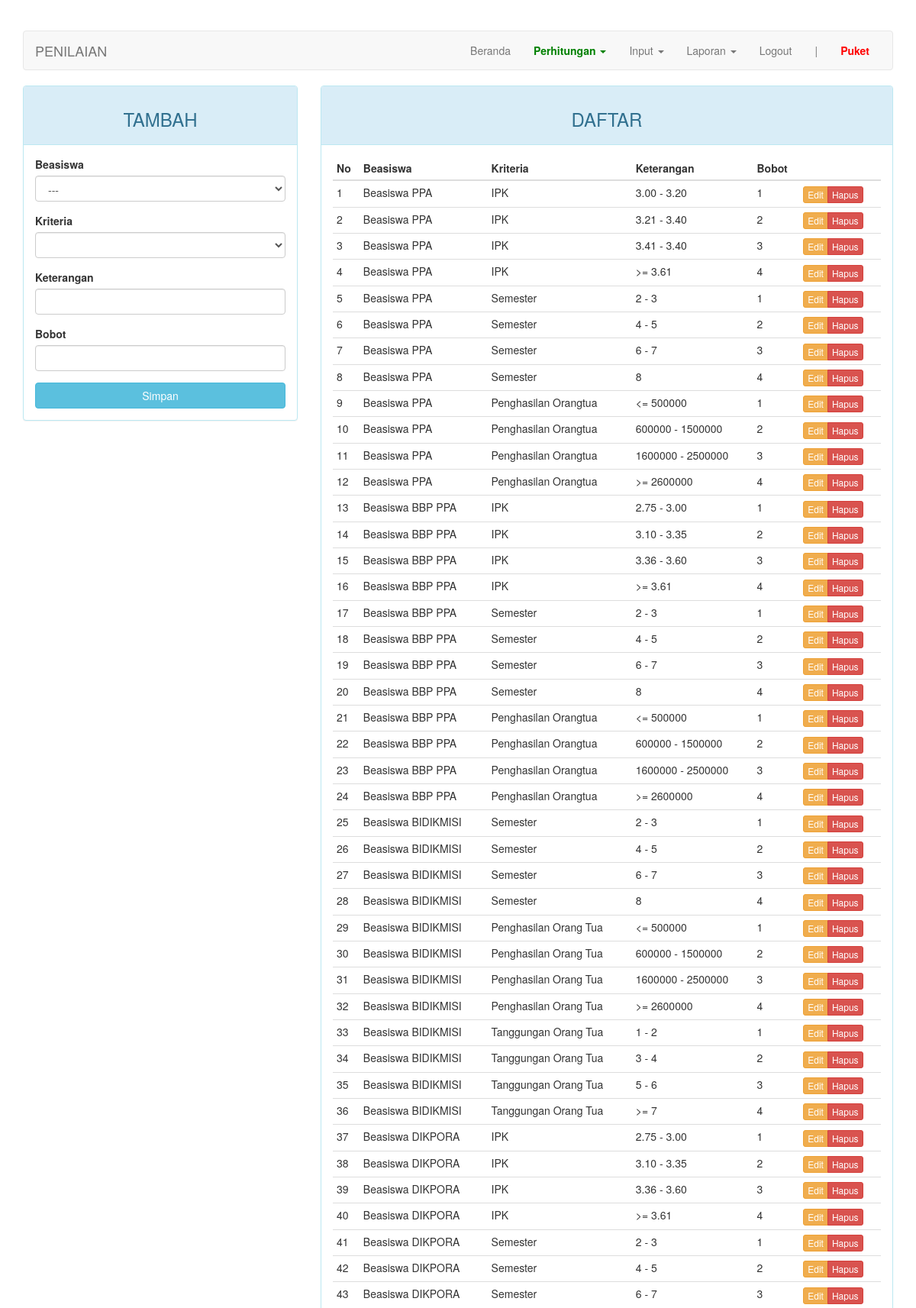
The app's page /index.php?page=penilaian (signed in, upper part) with its own data.
### tables this page shows
CREATE TABLE IF NOT EXISTS `penilaian` (
  `kd_penilaian` int(11) NOT NULL AUTO_INCREMENT,
  `kd_beasiswa` int(11) DEFAULT NULL,
  `kd_kriteria` int(11) NOT NULL,
  `keterangan` varchar(20) NOT NULL,
  `bobot` tinyint(1) DEFAULT NULL,
  PRIMARY KEY (`kd_penilaian`),
  KEY `fk_kriteria` (`kd_kriteria`),
  KEY `fk_beasiswa` (`kd_beasiswa`)
);

CREATE TABLE IF NOT EXISTS `beasiswa` (
  `kd_beasiswa` int(11) NOT NULL AUTO_INCREMENT,
  `nama` varchar(50) DEFAULT NULL,
  PRIMARY KEY (`kd_beasiswa`)
);

CREATE TABLE IF NOT EXISTS `kriteria` (
  `kd_kriteria` int(11) NOT NULL AUTO_INCREMENT,
  `kd_beasiswa` int(11) NOT NULL,
  `nama` varchar(50) DEFAULT NULL,
  `sifat` enum('min','max') DEFAULT NULL,
  PRIMARY KEY (`kd_kriteria`),
  KEY `kd_beasiswa` (`kd_beasiswa`),
  KEY `kd_beasiswa_2` (`kd_beasiswa`)
);

### page/penilaian.php (the view, shortened to what this page needs)
<?php
$update = (isset($_GET['action']) AND $_GET['action'] == 'update') ? true : false;
?>
<div class="row">
	<div class="col-md-4">
	    <div class="panel panel-<?= ($update) ? "warning" : "info" ?>">
	        <div class="panel-heading"><h3 class="text-center"><?= ($update) ? "EDIT" : "TAMBAH" ?></h3></div>
	        <div class="panel-body">
	            <form action="<?=$_SERVER['REQUEST_URI']?>" method="POST">
									<div class="form-group">
	                  <label for="kd_beasiswa">Beasiswa</label>
										<select class="form-control" name="kd_beasiswa" id="beasiswa">
											<option>---</option>
										</select>
									</div>
									<div class="form-group">
	                  <label for="kd_kriteria">Kriteria</label>
										<select class="form-control" name="kd_kriteria" id="kriteria">
										</select>
									</div>
	                <div class="form-group">
	                    <label for="keterangan">Keterangan</label>
	                    <input type="text" name="keterangan" class="form-control" <?= (!$update) ?: 'value="'.$row["keterangan"].'"' ?>>
	                </div>
	                <div class="form-group">
	                    <label for="bobot">Bobot</label>
	                    <input type="text" name="bobot" class="form-control" <?= (!$update) ?: 'value="'.$row["bobot"].'"' ?>>
	                </div>
	                <button type="submit" class="btn btn-<?= ($update) ? "warning" : "info" ?> btn-block">Simpan</button>
	            </form>
	        </div>
	    </div>
	</div>
	<div class="col-md-8">
	    <div class="panel panel-info">
	        <div class="panel-heading"><h3 class="text-center">DAFTAR</h3></div>
	        <div class="panel-body">
	            <table class="table table-condensed">
	                <thead>
	                    <tr>
	                        <th>No</th>
	                        <th>Beasiswa</th>
	                        <th>Kriteria</th>
	                        <th>Keterangan</th>
	                        <th>Bobot</th>
	                        <th></th>
	                    </tr>
	                </thead>
	                <tbody>
	                    <?php $no = 1; ?>
	                    <?php if ($query = $connection->query("SELECT a.kd_penilaian, c.nama AS nama_beasiswa, b.nama AS nama_kriteria, a.keterangan, a.bobot FROM penilaian a JOIN kriteria b ON a.kd_kriteria=b.kd_kriteria JOIN beasiswa c ON a.kd_beasiswa=c.kd_beasiswa")): ?>
	                        <?php while($row = $query->fetch_assoc()): ?>
	                        <tr>
	                            <td><?=$no++?></td>
	                            <td><?=$row['nama_beasiswa']?></td>
	                            <td><?=$row['nama_kriteria']?></td>
	                            <td><?=$row['keterangan']?></td>
	                            <td><?=$row['bobot']?></td>
	                            <td>
	                                <div class="btn-group">
	                                    <a href="?page=penilaian&action=update&key=<?=$row['kd_penilaian']?>" class="btn btn-warning btn-xs">Edit</a>
	                                    <a href="?page=penilaian&action=delete&key=<?=$row['kd_penilaian']?>" class="btn btn-danger btn-xs">Hapus</a>
	                                </div>
	                            </td>
	                        </tr>
	                        <?php endwhile ?>
	                    <?php endif ?>
	                </tbody>
	            </table>
	        </div>
	    </div>
	</div>
</div>

### index.php (style rules this page uses)
body { margin-top: 40px; }

### records on screen
penilaian: kd_beasiswa.nama "Beasiswa PPA", kd_kriteria.nama "IPK", keterangan "3.00 - 3.20", bobot "1"
penilaian: kd_beasiswa.nama "Beasiswa PPA", kd_kriteria.nama "IPK", keterangan "3.21 - 3.40", bobot "2"
penilaian: kd_beasiswa.nama "Beasiswa PPA", kd_kriteria.nama "IPK", keterangan "3.41 - 3.40", bobot "3"
penilaian: kd_beasiswa.nama "Beasiswa PPA", kd_kriteria.nama "IPK", keterangan ">= 3.61", bobot "4"
penilaian: kd_beasiswa.nama "Beasiswa PPA", kd_kriteria.nama "Semester", keterangan "2 - 3", bobot "1"
penilaian: kd_beasiswa.nama "Beasiswa PPA", kd_kriteria.nama "Semester", keterangan "4 - 5", bobot "2"
penilaian: kd_beasiswa.nama "Beasiswa PPA", kd_kriteria.nama "Semester", keterangan "6 - 7", bobot "3"
penilaian: kd_beasiswa.nama "Beasiswa PPA", kd_kriteria.nama "Semester", keterangan "8", bobot "4"
penilaian: kd_beasiswa.nama "Beasiswa PPA", kd_kriteria.nama "Penghasilan Orangtua", keterangan "<= 500000", bobot "1"
penilaian: kd_beasiswa.nama "Beasiswa PPA", kd_kriteria.nama "Penghasilan Orangtua", keterangan "600000 - 1500000", bobot "2"
penilaian: kd_beasiswa.nama "Beasiswa PPA", kd_kriteria.nama "Penghasilan Orangtua", keterangan "1600000 - 2500000", bobot "3"
penilaian: kd_beasiswa.nama "Beasiswa PPA", kd_kriteria.nama "Penghasilan Orangtua", keterangan ">= 2600000", bobot "4"
penilaian: kd_beasiswa.nama "Beasiswa BBP PPA", kd_kriteria.nama "IPK", keterangan "2.75 - 3.00", bobot "1"
penilaian: kd_beasiswa.nama "Beasiswa BBP PPA", kd_kriteria.nama "IPK", keterangan "3.10 - 3.35", bobot "2"
penilaian: kd_beasiswa.nama "Beasiswa BBP PPA", kd_kriteria.nama "IPK", keterangan "3.36 - 3.60", bobot "3"
penilaian: kd_beasiswa.nama "Beasiswa BBP PPA", kd_kriteria.nama "IPK", keterangan ">= 3.61", bobot "4"
penilaian: kd_beasiswa.nama "Beasiswa BBP PPA", kd_kriteria.nama "Semester", keterangan "2 - 3", bobot "1"
penilaian: kd_beasiswa.nama "Beasiswa BBP PPA", kd_kriteria.nama "Semester", keterangan "4 - 5", bobot "2"
penilaian: kd_beasiswa.nama "Beasiswa BBP PPA", kd_kriteria.nama "Semester", keterangan "6 - 7", bobot "3"
penilaian: kd_beasiswa.nama "Beasiswa BBP PPA", kd_kriteria.nama "Semester", keterangan "8", bobot "4"
penilaian: kd_beasiswa.nama "Beasiswa BBP PPA", kd_kriteria.nama "Penghasilan Orangtua", keterangan "<= 500000", bobot "1"
penilaian: kd_beasiswa.nama "Beasiswa BBP PPA", kd_kriteria.nama "Penghasilan Orangtua", keterangan "600000 - 1500000", bobot "2"
penilaian: kd_beasiswa.nama "Beasiswa BBP PPA", kd_kriteria.nama "Penghasilan Orangtua", keterangan "1600000 - 2500000", bobot "3"
penilaian: kd_beasiswa.nama "Beasiswa BBP PPA", kd_kriteria.nama "Penghasilan Orangtua", keterangan ">= 2600000", bobot "4"
penilaian: kd_beasiswa.nama "Beasiswa BIDIKMISI", kd_kriteria.nama "Semester", keterangan "2 - 3", bobot "1"
penilaian: kd_beasiswa.nama "Beasiswa BIDIKMISI", kd_kriteria.nama "Semester", keterangan "4 - 5", bobot "2"
penilaian: kd_beasiswa.nama "Beasiswa BIDIKMISI", kd_kriteria.nama "Semester", keterangan "6 - 7", bobot "3"
penilaian: kd_beasiswa.nama "Beasiswa BIDIKMISI", kd_kriteria.nama "Semester", keterangan "8", bobot "4"
penilaian: kd_beasiswa.nama "Beasiswa BIDIKMISI", kd_kriteria.nama "Penghasilan Orang Tua", keterangan "<= 500000", bobot "1"
penilaian: kd_beasiswa.nama "Beasiswa BIDIKMISI", kd_kriteria.nama "Penghasilan Orang Tua", keterangan "600000 - 1500000", bobot "2"
penilaian: kd_beasiswa.nama "Beasiswa BIDIKMISI", kd_kriteria.nama "Penghasilan Orang Tua", keterangan "1600000 - 2500000", bobot "3"
penilaian: kd_beasiswa.nama "Beasiswa BIDIKMISI", kd_kriteria.nama "Penghasilan Orang Tua", keterangan ">= 2600000", bobot "4"
penilaian: kd_beasiswa.nama "Beasiswa BIDIKMISI", kd_kriteria.nama "Tanggungan Orang Tua", keterangan "1 - 2", bobot "1"
penilaian: kd_beasiswa.nama "Beasiswa BIDIKMISI", kd_kriteria.nama "Tanggungan Orang Tua", keterangan "3 - 4", bobot "2"
penilaian: kd_beasiswa.nama "Beasiswa BIDIKMISI", kd_kriteria.nama "Tanggungan Orang Tua", keterangan "5 - 6", bobot "3"
penilaian: kd_beasiswa.nama "Beasiswa BIDIKMISI", kd_kriteria.nama "Tanggungan Orang Tua", keterangan ">= 7", bobot "4"
penilaian: kd_beasiswa.nama "Beasiswa DIKPORA", kd_kriteria.nama "IPK", keterangan "2.75 - 3.00", bobot "1"
penilaian: kd_beasiswa.nama "Beasiswa DIKPORA", kd_kriteria.nama "IPK", keterangan "3.10 - 3.35", bobot "2"
penilaian: kd_beasiswa.nama "Beasiswa DIKPORA", kd_kriteria.nama "IPK", keterangan "3.36 - 3.60", bobot "3"
penilaian: kd_beasiswa.nama "Beasiswa DIKPORA", kd_kriteria.nama "IPK", keterangan ">= 3.61", bobot "4"
penilaian: kd_beasiswa.nama "Beasiswa DIKPORA", kd_kriteria.nama "Semester", keterangan "2 - 3", bobot "1"
penilaian: kd_beasiswa.nama "Beasiswa DIKPORA", kd_kriteria.nama "Semester", keterangan "4 - 5", bobot "2"
penilaian: kd_beasiswa.nama "Beasiswa DIKPORA", kd_kriteria.nama "Semester", keterangan "6 - 7", bobot "3"

### other values on screen
$str "PENILAIAN"
$_SESSION["username"] "Puket"
